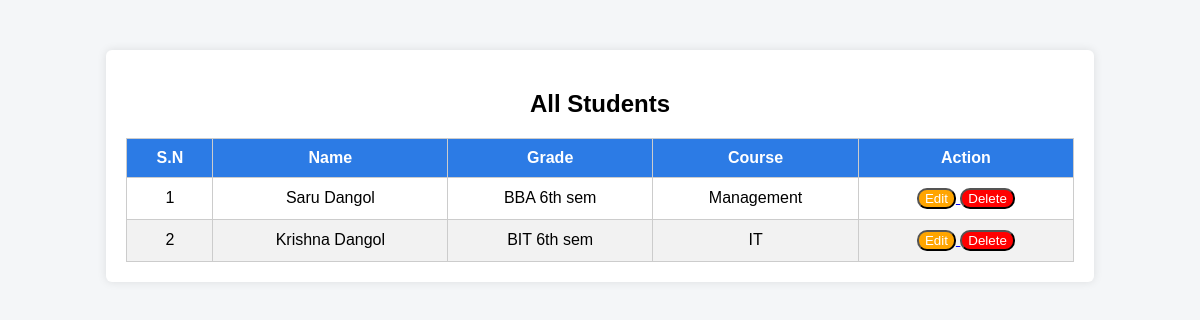
/AdminOperation/view_student, run on the app's committed database.
### Admin/models.py (models this page shows, shortened)
class Student(models.Model):
    user = models.OneToOneField(User, on_delete=models.CASCADE,null=True,blank=True)
    Firstname=models.CharField(max_length=100)
    Lastname=models.CharField(max_length=100)
    Grade=models.CharField(max_length=100)
    course=models.CharField(max_length=100,default="BIT")

### Admin/views.py (the view)
# urls.py: path('view_student',views.view_student,name='view_student'),
def view_student(request):
    student=Student.objects.all()
    return render(request,"view_student.html",{'all_student':student})

### Admin/templates/view_student.html (shortened to what this page needs)
<!DOCTYPE html>
<html lang="en">
<head>
</head>
<body>
<div class="container">
    <h2>All Students</h2>
    <table>
        <thead>
            <tr>
                <th>S.N</th>
                <th>Name</th>
                <th>Grade</th>
                <th>Course</th>
                <th colspan=2>Action</th>
            </tr>
        </thead>
        <tbody>
            {% for student in all_student %}
            <tr>
                <td>{{ forloop.counter }}</td>
                <td>{{ student.Firstname }} {{student.Lastname}}</td>
                <td>{{ student.Grade }}</td>
                <td>{{ student.course }}</td>
                 <td><a href="{% url 'edit_student' student.id %}">
                 <button class="Edit">Edit</button>
                </a>
                <a href="{% url 'delete_student' student.id %}">
                 <button class="Delete">Delete</button>
                </a></td>
            </tr>
            {% empty %}
            <tr>
                <td colspan="4">No Student found</td>
            </tr>
            {% endfor %}
        </tbody>
    </table>
</div>
</body>
</html>

### Admin/templates/view_student.html (style rules this page uses)
body { font-family: Arial, sans-serif; background-color: #f4f6f8; }
.container { width: 80%; margin: 50px auto; background: #fff; padding: 20px; border-radius: 6px; box-shadow: 0 0 10px rgba(0,0,0,0.1); }
h2 { text-align: center; margin-bottom: 20px; }
table { width: 100%; border-collapse: collapse; }
th, td { text-align: center; padding: 10px; border: 1px solid #ccc; }
th { background-color: #2c7be5; color: white; }
tr:nth-child(even) { background-color: #f2f2f2; }
.Edit { background-color:orange; color:white; border-radius:10px }
.Delete { background-color:Red; color:White; border-radius:10px }

### data on the page
Student: Firstname "Saru", Lastname "Dangol", Grade "BBA 6th sem", course "Management"
Student: Firstname "Krishna", Lastname "Dangol", Grade "BIT 6th sem", course "IT"
